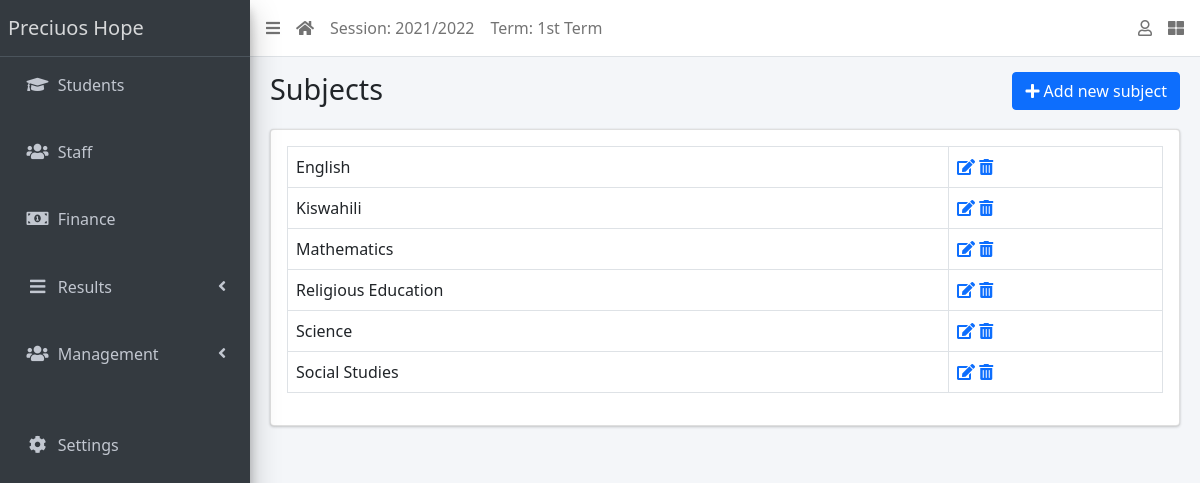
The app's page /subject/list/ (signed in) with its own data.
### apps/management/models.py (models this page shows, shortened)
class AcademicSession(models.Model):
    name = models.CharField(max_length=200, unique=True)
    current = models.BooleanField(default=True)
    created_by = models.ForeignKey(settings.AUTH_USER_MODEL, on_delete=models.DO_NOTHING, null=True)
    class Meta:
        ordering = ['name']

class AcademicTerm(models.Model):
    name = models.CharField(max_length=20, unique=True)
    guide = models.ForeignKey(Staff, on_delete=models.CASCADE, null=True, default=None)
    current = models.BooleanField(default=True)
    created_by = models.ForeignKey(settings.AUTH_USER_MODEL, on_delete=models.DO_NOTHING, null=True)
    class Meta:
        ordering = ['name']

class SiteConfig(models.Model):
    key = models.SlugField()
    value = models.CharField(max_length=250)

class Subject(models.Model):
    name = models.CharField(max_length=150, unique=True)
    created_by = models.ForeignKey(settings.AUTH_USER_MODEL, on_delete=models.DO_NOTHING, null=True)
    class Meta:
        ordering = ['name']
    def __str__(self):
        return self.name

### apps/management/views.py (the view)
# urls.py: path("subject/list/", SubjectListView.as_view(), name="subjects"),
class SubjectListView(LoginRequiredMixin, SuccessMessageMixin, ListView):
    model = Subject
    template_name = "management/subject_list.html"
    def get_context_data(self, **kwargs):
        context = super().get_context_data(**kwargs)
        context["form"] = SubjectForm()
        return context

### apps/management/context_processors.py (called while the page is built)
def site_defaults(request):
    current_session = AcademicSession.objects.get(current=True)
    current_term = AcademicTerm.objects.get(current=True)
    vals = SiteConfig.objects.all()
    context = {
        'current_session': current_session.name,
        'current_term': current_term.name
    }
    for val in vals:
        context[val.key] = val.value
    return context

### apps/management/templates/management/subject_list.html (shortened to what this page needs)
{% extends 'base.html' %}
{% load widget_tweaks %}
{% block title %}
Subjects
{% endblock title %}
{% block breadcrumb %}
  <a class="btn btn-primary" href="#" data-toggle="modal" data-target="#modal1">
    <i class="fa fa-plus"></i>
    Add new subject
  </a>
{% endblock breadcrumb %}
{% block content %}
  <div class="row">
    <div class="col-sm-12">
        <table class="table table-bordered">
          <tbody>
            {% for object in object_list %}
            <tr>
              <td>{{ object }}</td>
              <td><a href="{% url 'subject-update' object.id %}"><i
                    class="fa fa-edit"></i></a> <a
                  href="{% url 'subject-delete' object.id %}"><i
                    class="fa fa-trash-alt"></i></a></td>
            </tr>
            {% endfor %}
          </tbody>
        </table>
    </div>
  </div>
{% endblock content %}

### templates/base.html (shortened to what this page needs)
{% load static %}
<!DOCTYPE html>
<html lang="en">
<head>
  <link rel="stylesheet" href="{% static 'plugins/fontawesome-free/css/all.min.css' %}">
  <link rel="stylesheet" href="{% static 'plugins/toastr/toastr.min.css' %}">
  <link rel="stylesheet"
    href="{% static 'plugins/overlayScrollbars/css/OverlayScrollbars.min.css' %}">
  <link rel="stylesheet" href="{% static 'plugins/Datatables/datatables.min.css' %}" />
  <link rel="stylesheet" href="{% static 'dist/css/adminlte.min.css' %}">
  <link href="https://cdn.jsdelivr.net/npm/bootstrap@5.1.1/dist/css/bootstrap.min.css" rel="stylesheet">
</head>
<body
  class="hold-transition sidebar-mini layout-fixed layout-navbar-fixed layout-footer-fixed">
  <div class="wrapper">
    <nav class="main-header navbar navbar-expand navbar-white navbar-light">
      <ul class="navbar-nav">
        <li class="nav-item">
          <a class="nav-link" data-widget="pushmenu" href="#" role="button"><i
              class="fas fa-bars"></i></a>
        </li>
        <li class="nav-item d-none d-sm-inline-block">
          <a href="{% url 'home' %} " class="nav-link"><i class="fa fa-home"></i></a>
        </li>
        <li class="nav-item d-none d-sm-inline-block">
          <a href="{% url 'current-session' %}" class="nav-link">Session: {{ current_session }}</a>
        </li>
        <li class="nav-item d-none d-sm-inline-block">
          <a href="{% url 'current-session' %}" class="nav-link">Term: {{ current_term }}</a>
        </li>
      </ul>
      <ul class="navbar-nav ml-auto">
        <li class="nav-item dropdown">
          <a class="nav-link" data-toggle="dropdown" href="#">
            <i class="far fa-user"></i>
          </a>
        </li>
        <li class="nav-item">
          <a class="nav-link" data-widget="control-sidebar" data-slide="true"
            href="#" role="button"><i class="fas fa-th-large"></i></a>
        </li>
      </ul>
    </nav>
    <aside class="main-sidebar sidebar-dark-primary elevation-4">
      <a href="{% url 'home' %}" class="brand-link">{{ school_name | default:"School" }}</a>
      <div class="sidebar">
        <nav class="mt-2">
          <ul class="nav nav-pills nav-sidebar flex-column"
            data-widget="treeview" role="menu" data-accordion="false">
            <li class="nav-item">
              <a href="{% url 'student-list' %}" class="nav-link">
                <i class="nav-icon fas fa-graduation-cap"></i>
                <p>
                  Students
                </p>
              </a>
            </li>
            <br>
            <li class="nav-item">
              <a href="{% url 'staff-list' %}" class="nav-link">
                <i class="nav-icon fas fa-users"></i>
                <p>
                  Staff
                </p>
              </a>
            </li>
            <br>
            <li class="nav-item">
              <a href="{% url 'invoice-list' %}" class="nav-link">
                <i class="nav-icon fas fa-money-bill-alt"></i>
                <p>
                  Finance
                </p>
              </a>
            </li>
            <br>
            <li class="nav-item has-treeview">
              <a href="#" class="nav-link">
                <i class="nav-icon fas fa-bars"></i>
                <p>
                  Results
                  <i class="fas fa-angle-left right"></i>
                </p>
              </a>
            </li>
            <br>
            <li class="nav-item has-treeview">
              <a href="#" class="nav-link">
                <i class="nav-icon fas fa-users"></i>
                <p>
                  Management
                  <i class="fas fa-angle-left right"></i>
                </p>
              </a>
            </li>
            <br>
            <br>
            <li class="nav-item">
              <a href="{% url 'configs' %}" class="nav-link">
                <i class="nav-icon fas fa-cog"></i>
                <p>
                  Settings
                </p>
              </a>
            </li>
          </ul>
        </nav>
      </div>
    </aside>
    <div class="content-wrapper">
      <section class="content-header">
        <div class="container-fluid">
          <div class="row mb-1">
            <div class="col-sm-8">
              <h1>{% block title %}{% endblock title %}</h1>
            </div>
            <div class="col-sm-4">
              <ol class="breadcrumb float-sm-right">
                <li class="breadcrumb-item">{% block breadcrumb %}{% endblock breadcrumb %}</li>
              </ol>
            </div>
          </div>
        </div>
      </section>
      <section class="content">
        <div class="container-fluid">
          <div class="row">
            <div class="col-md-12">
              {% block fullcard %}
              <div class="card">
                <div class="card-body">
                  <div class="row">
                    <div class="col">
                      {% block content %}
                      {% endblock content %}
                    </div>
                  </div>
                </div>
              </div>
              {% endblock fullcard %}
            </div>
          </div>
        </div>
      </section>
    </div>
  </div>
</body>
</html>

### records on screen
AcademicSession: name "2021/2022"
AcademicTerm: name "1st Term"
SiteConfig: value "Preciuos Hope"
Subject: name "English"
Subject: name "Kiswahili"
Subject: name "Mathematics"
Subject: name "Religious Education"
Subject: name "Science"
Subject: name "Social Studies"
